Frame 1 (no input): blank canvas, image omitted
Frame 60 (the mouse pressed at the canvas centre just before this capture): blank canvas, image omitted
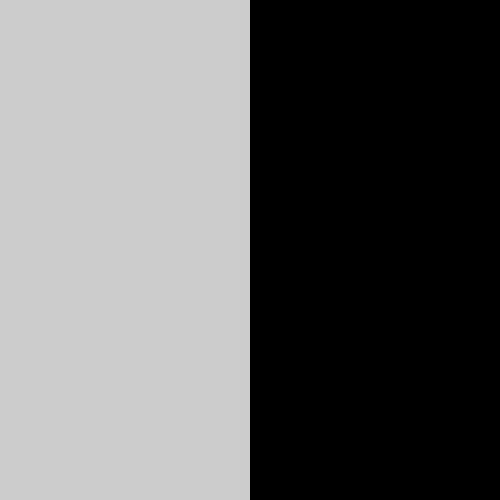
Frame 120 (the mouse held since frame 60 and released just before this capture)

The Processing sketch whose frames 1 and 60 were blank and that drew this single picture after the mouse press (run headless with seeded random() and noise(); from frame 60 on, the mouse is pressed at the canvas centre):

// Processing sketch: Demo1
// ── Demo1.pde
void setup() {
  fill(0);
  size(500,500);
}

void draw() {
  background(204);
  if (mousePressed) {
    if (mouseX < width/2) {
      rect(0, 0, width/2, height); // Left
    } else {
      rect(width/2, 0, width/2, height); // Right
    }
  }
}
